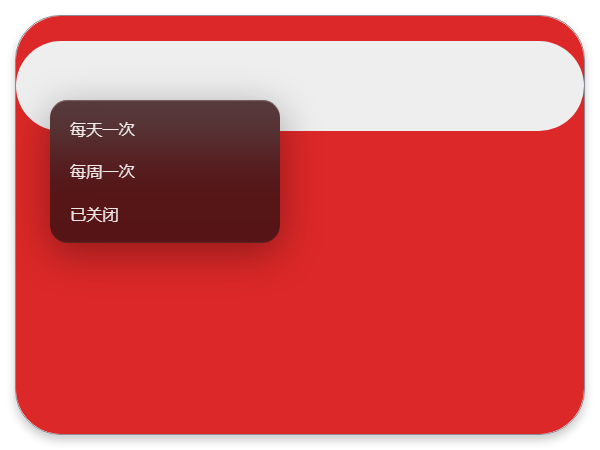
#> input picture probe/_ctxmenu_old_red.png, 600 x 450 px
$ python make_orb_gif.py --src ../probe/_ctxmenu_old_red.png --out out.png
#> lines starting #> are read from the running program, lines starting #| are printed output that depends on the picture; after the words box and inside, x2 and y2 are one past the last pixel; in counts of white or black regions, pixels touching at a corner belong together
#!/usr/bin/env python
# -*- coding: utf-8 -*-
"""
make_orb_gif.py · 把「一张静态图」搓成球体可用的微动 GIF

为什么是"一张图 → 程序化微动"，而不是"生成 12 张静态帧"：
图像模型无法保证同一角色连续 8 帧不变（越生成越不像）。而球只有 72px，
真正看得见的只是**轮廓的轻微起伏**，用程序做缩放/浮动就够了，一致性 100%。

用法：
  # 从现有 GIF 取首帧，做 12 帧呼吸
  python tools/make_orb_gif.py --from-gif helper/assets/deepseek-avatar-square.gif \
      --out generated-images/gif-demo/breath.gif

  # 从一张 PNG 做，10fps、128 色，并输出 72px 对照图
  python tools/make_orb_gif.py --src art/ball.png --out out/ball.gif --fps 10 --colors 128 --sheet

  # 立绘带透明底、又不想看到锯齿：给一个底色拍平
  python tools/make_orb_gif.py --src art/ball.png --out out/ball.gif --bg 111111

约束（GIF 本身的硬限制，脚本只能规避、不能消除）：
  · 透明是 1-bit：要么全透、要么不透。边缘半透明会被压成锯齿 → 用 --bg 拍平，或 --outline 加描边
  · 帧延迟最小 10ms；10fps（100ms）对微动够用
  · 首帧会被 orb 当作「收起态静止脸」→ --hold-first 让首帧多停一会儿
  · 球体底色跟主题走（暗 #111111 / 亮 #f9fafb），所以 --bg 只适合"你确定只用一个主题"的场合
"""
import argparse
import math
import os
import sys

try:
    from PIL import Image, ImageFilter
except ImportError:
    sys.exit("需要 Pillow：pip install pillow")


def load_first_frame(path):
    im = Image.open(path)
    im.seek(0)
    return im.convert("RGBA")


def fit_square(im, size):
    """居中缩放铺满正方形（等价 CSS object-fit: cover）。"""
    w, h = im.size
    scale = size / min(w, h)
    nw, nh = max(1, round(w * scale)), max(1, round(h * scale))
    im = im.resize((nw, nh), Image.LANCZOS)
    left = (nw - size) // 2
    top = (nh - size) // 2
    return im.crop((left, top, left + size, top + size))


def harden_alpha(im, threshold=128, outline=0, outline_color=(0, 0, 0, 255)):
    """GIF 只有 1-bit 透明：把 alpha 二值化；可选加一圈描边压住锯齿。"""
    r, g, b, a = im.split()
    a = a.point(lambda v: 255 if v >= threshold else 0)
    out = Image.merge("RGBA", (r, g, b, a))
    if outline > 0:
        grown = a.filter(ImageFilter.MaxFilter(outline * 2 + 1))
        ring = Image.new("RGBA", im.size, outline_color)
        ring.putalpha(grown)
        out = Image.alpha_composite(ring, out)
    return out


def breathe_frames(base, frames, amp, bob, supersample=2):
    """
    呼吸 + 轻微上下浮动。
    做法：先放大到 box×box，再**居中裁回** big×big —— 而不是"把大图贴到小画布上"，
    因为后者在 box>canvas 时会从正偏移开始贴，顶部留出一条透明带。
    """
    size = base.size[0]
    big = size * supersample
    src = base.resize((big, big), Image.LANCZOS)
    out = []
    for i in range(frames):
        t = i / frames
        scale = 1.0 + amp * (0.5 - 0.5 * math.cos(2 * math.pi * t))
        dy = -bob * math.sin(2 * math.pi * t) * supersample
        box = max(big, round(big * scale))
        frame = src.resize((box, box), Image.LANCZOS)
        span = box - big
        left = min(max(0, span // 2), span)
        top = min(max(0, span // 2 + round(dy)), span)
        out.append(frame.crop((left, top, left + big, top + big)).resize((size, size), Image.LANCZOS))
    return out


def save_gif(frames, out, fps, colors, hold_first, bg=None):
    delay = max(10, round(1000 / fps))
    has_alpha = any(f.getchannel("A").getextrema()[0] < 255 for f in frames)

    if has_alpha and bg:
        flat = []
        for f in frames:
            canvas = Image.new("RGBA", f.size, bg)
            canvas.alpha_composite(f)
            flat.append(canvas.convert("RGB"))
        base = flat[0].quantize(colors=colors, method=Image.MEDIANCUT)
        indexed = [f.quantize(palette=base, dither=Image.NONE) for f in flat]
    elif has_alpha:
        # 保留透明：逐帧自建调色板，可能有极轻微闪烁
        indexed = [f.quantize(colors=colors, method=Image.FASTOCTREE) for f in frames]
    else:
        # 不透明：首帧建全局调色板，逐帧映射 —— 不会闪
        base = frames[0].convert("RGB").quantize(colors=colors, method=Image.MEDIANCUT)
        indexed = [f.convert("RGB").quantize(palette=base, dither=Image.NONE) for f in frames]

    delays = [delay * (3 if hold_first else 1)] + [delay] * (len(indexed) - 1)
    os.makedirs(os.path.dirname(os.path.abspath(out)), exist_ok=True)
    indexed[0].save(
        out, save_all=True, append_images=indexed[1:],
        duration=delays, loop=0, optimize=True, disposal=2,
    )
    return os.path.getsize(out), has_alpha


def make_sheet(frames, out, preview=72, cols=6):
    """把所有帧按 72px 实际大小排一张对照图，判断这个尺度下动不动看得出来。"""
    n = len(frames)
    rows = math.ceil(n / cols)
    pad = 8
    cell = preview + pad * 2
    sheet = Image.new("RGBA", (cols * cell, rows * cell), (24, 24, 28, 255))
    for i, f in enumerate(frames):
        thumb = f.resize((preview, preview), Image.LANCZOS)
        sheet.alpha_composite(thumb, ((i % cols) * cell + pad, (i // cols) * cell + pad))
    path = os.path.splitext(out)[0] + "-sheet.png"
    sheet.save(path)
    return path


def main():
    ap = argparse.ArgumentParser()
    g = ap.add_mutually_exclusive_group(required=True)
    g.add_argument("--src", help="输入静态图（PNG/JPG/WEBP）")
    g.add_argument("--from-gif", dest="from_gif", help="从一张现有 GIF 取首帧")
    ap.add_argument("--out", required=True, help="输出 GIF 路径")
    ap.add_argument("--size", type=int, default=512, help="输出边长（默认 512）")
    ap.add_argument("--frames", type=int, default=12, help="帧数（默认 12）")
    ap.add_argument("--fps", type=int, default=10, help="帧率（默认 10）")
    ap.add_argument("--amp", type=float, default=0.03, help="呼吸幅度（默认 0.03；72px 下低于 0.02 基本看不出）")
    ap.add_argument("--bob", type=float, default=6.0, help="上下浮动像素（按输出边长计，默认 6；72px 下约 0.8px）")
    ap.add_argument("--colors", type=int, default=128, help="调色板色数（默认 128）")
    ap.add_argument("--alpha-threshold", type=int, default=128, help="alpha 二值化阈值")
    ap.add_argument("--outline", type=int, default=0, help="描边宽度（像素，0=不加）")
    ap.add_argument("--bg", help="给一个底色（如 111111）把透明拍平，绕开 GIF 的锯齿")
    ap.add_argument("--hold-first", action="store_true", help="首帧停留 3 倍时长")
    ap.add_argument("--sheet", action="store_true", help="额外输出 72px 对照图")
    a = ap.parse_args()

    bg = None
    if a.bg:
        h = a.bg.lstrip("#")
        bg = tuple(int(h[i:i + 2], 16) for i in (0, 2, 4)) + (255,)

    base = load_first_frame(a.from_gif or a.src)
#> in load_first_frame, im is the input picture: PIL image 600x450 RGBA; mean R, G, B, A 178.9, 66.6, 66.9, 225.3
    base = fit_square(base, a.size)
#> in fit_square, `return im.crop((left, top, left + size, top + size))`:
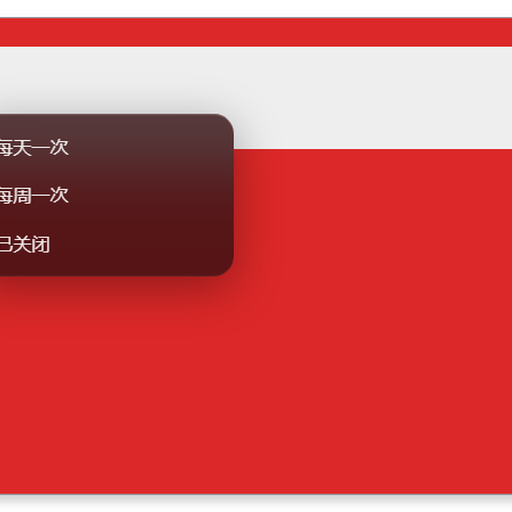
#> returned value: PIL image 512x512 RGBA; mean R, G, B, A 187.9, 70.8, 71.1, 238.6; transparent parts drawn white
    base = harden_alpha(base, a.alpha_threshold, a.outline)
#> in harden_alpha, `a = a.point(lambda v: 255 if v >= threshold else 0)`:
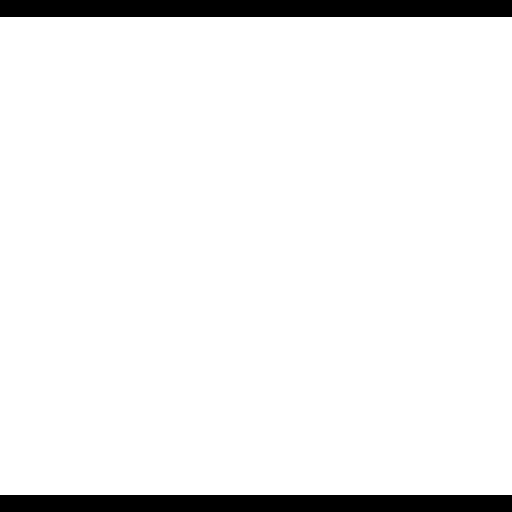
#> a: PIL image 512x512 L; 93.4% white; 2 black regions, box (x1, y1, x2, y2) and area: (0, 0, 512, 17) 8704, (0, 495, 512, 512) 8704
    frames = breathe_frames(base, a.frames, a.amp, a.bob)
#> the loop in breathe_frames, `for i in range(frames):` made 12 passes
#> pass 2, in breathe_frames, `frame = src.resize((box, box), Image.LANCZOS)`:
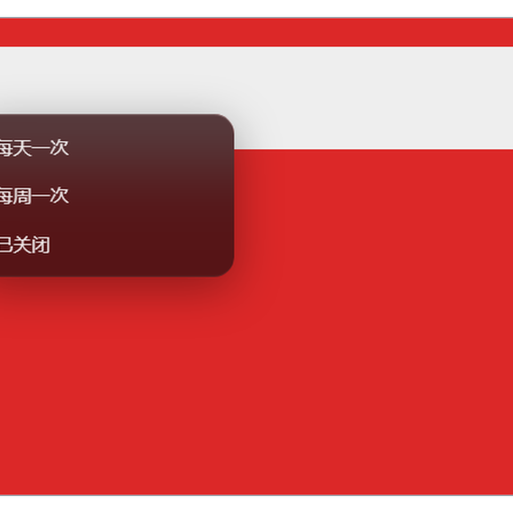
#> frame: PIL image 1026x1026 RGBA (shown at 1/2 size); mean R, G, B, A 188.3, 71.8, 72.2, 238.1; transparent parts drawn white
#> after the loop in breathe_frames, `for i in range(frames):`: out = 12 items
#> frames = 12 items
    frames = [harden_alpha(f, a.alpha_threshold, 0) for f in frames]
#> in harden_alpha (call 3), `a = a.point(lambda v: 255 if v >= threshold else 0)`: a: PIL image 512x512 L; 93.6% white; 2 black regions, box (x1, y1, x2, y2) and area: (0, 0, 512, 17) 8704, (0, 496, 512, 512) 8192
#> in harden_alpha (call 4), `a = a.point(lambda v: 255 if v >= threshold else 0)`: a: PIL image 512x512 L; 94.1% white; 2 black regions, box (x1, y1, x2, y2) and area: (0, 0, 512, 17) 8704, (0, 499, 512, 512) 6656
#> in harden_alpha (call 5), `a = a.point(lambda v: 255 if v >= threshold else 0)`: a: PIL image 512x512 L; 94.7% white; 2 black regions, box (x1, y1, x2, y2) and area: (0, 0, 512, 17) 8704, (0, 502, 512, 512) 5120
#> in harden_alpha (call 6), `a = a.point(lambda v: 255 if v >= threshold else 0)`: a: PIL image 512x512 L; 95.5% white; 2 black regions, box (x1, y1, x2, y2) and area: (0, 0, 512, 17) 8704, (0, 506, 512, 512) 3072
#> in harden_alpha (call 7), `r, g, b, a = im.split()`:
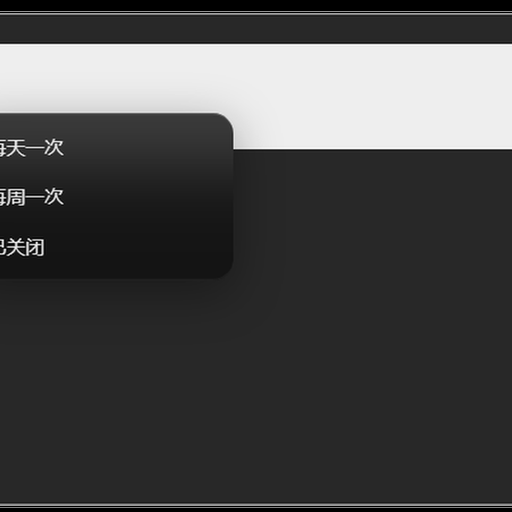
#> g: PIL image 512x512 L; min 0, max 255, mean 73.4
#> in harden_alpha (call 7), `a = a.point(lambda v: 255 if v >= threshold else 0)`:
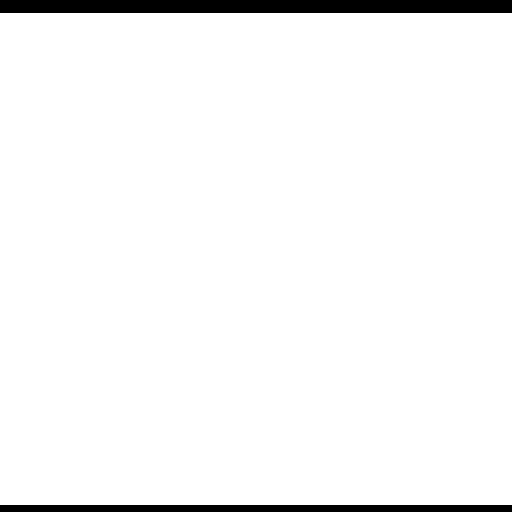
#> a: PIL image 512x512 L; 96.1% white; 2 black regions, box (x1, y1, x2, y2) and area: (0, 0, 512, 13) 6656, (0, 505, 512, 512) 3584
#> in harden_alpha (call 7), `out = Image.merge("RGBA", (r, g, b, a))`:
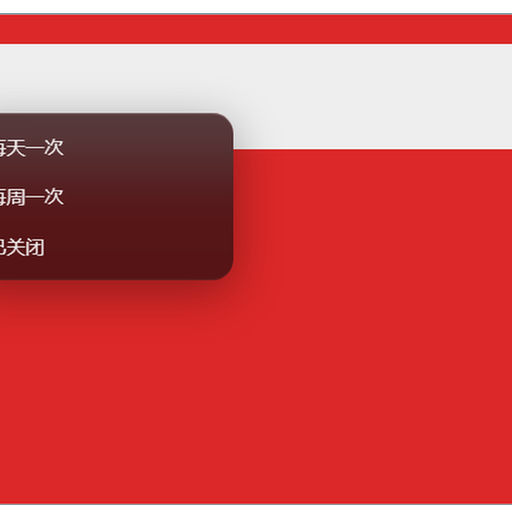
#> out: PIL image 512x512 RGBA; mean R, G, B, A 193.7, 73.4, 73.9, 245; transparent parts drawn white
#> in harden_alpha (call 8), `r, g, b, a = im.split()`:
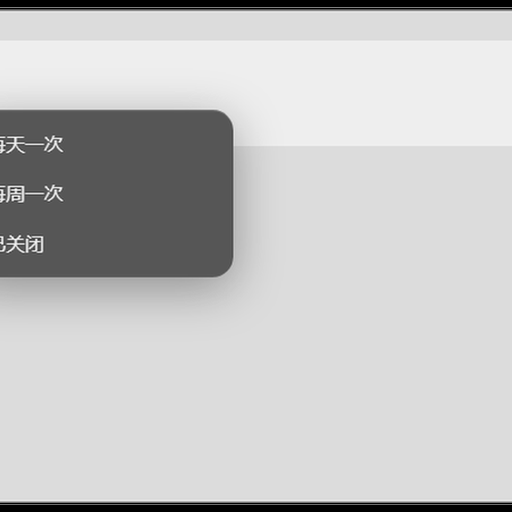
#> r: PIL image 512x512 L; min 0, max 253, mean 194

    size, has_alpha = save_gif(frames, a.out, a.fps, a.colors, a.hold_first, bg)
#> in save_gif, `has_alpha = any(f.getchannel("A").getextrema()[0] < 255 for f in frames)`: has_alpha = True
#> in save_gif, `indexed = [f.quantize(colors=colors, method=Image.FASTOCTREE) for f in..`: indexed = 12 items
#> in save_gif, `delays = [delay * (3 if hold_first else 1)] + [delay] * (len(indexed) ..`: delays = [100, 100, 100, 100, 100, 100, 100, 100, 100, 100, 100, 100]
#> size = 119169; has_alpha = True
    print(f"输出 {a.out}")
    print(f"  {a.size}x{a.size} · {a.frames} 帧 · {a.fps}fps · {a.colors} 色 · "
          f"循环 {a.frames / a.fps:.1f}s · {size / 1048576:.2f} MB · "
          f"{'带透明' if has_alpha and not bg else '不透明'}")
#|   512x512 · 12 帧 · 10fps · 128 色 · 循环 1.2s · 0.11 MB · 带透明
    if size > 2 * 1048576:
        print("  ⚠ 超过 2MB，建议：--frames 8 / --colors 64 / --size 384")
    if a.sheet:
        print("  对照图", make_sheet(frames, a.out))


if __name__ == "__main__":
    main()
